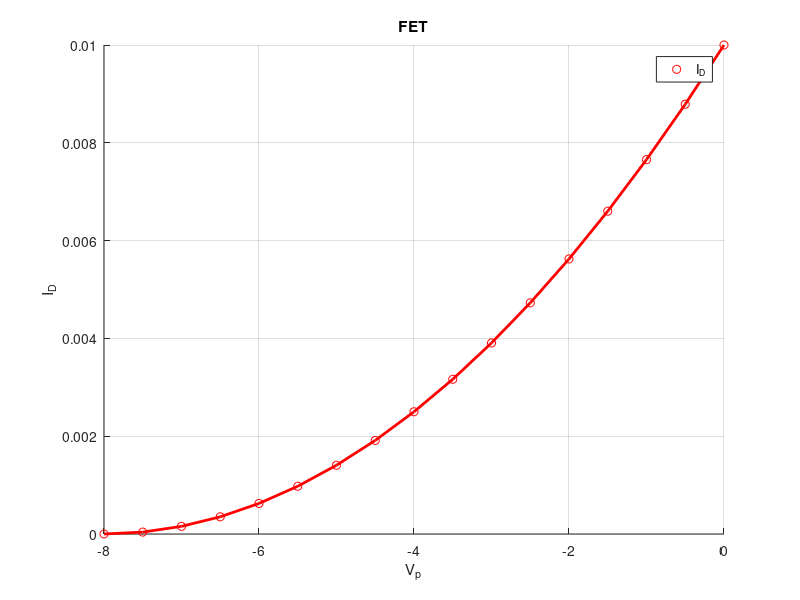

Source code (MATLAB):
VGS = [0 : -0.5 : -8]
ID = 10e-3 * (1 - (VGS(:, :) / -8)).^2
scatter(VGS, ID, 'r')
hold on
plot(VGS, ID, 'r', 'linewidth', 2)
grid on
xlabel('V_p')
ylabel('I_D')
title('FET')
legend('I_D')

print Fet.pdf
